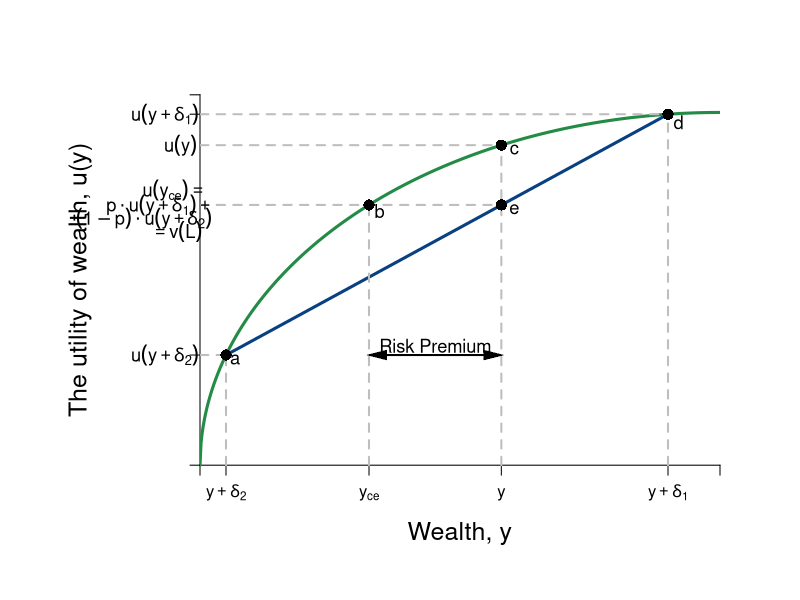

R code for this plot:
#Graph Designer(s): Simon Halliday & Riley Boeth '17
#Authors: Bowles, Foley and Halliday
#Title: Coordination, Conflict and Competition: A Text in Microeconomics

library(shape)
pdf(file = "risk/risk_averse_u.pdf", width = 10, height = 8)

#Set parameters for graphics
axislabelsize <- 1.5
labelsize <- 1.1
graphlinewidth <- 3
segmentlinewidth <- 2

COL <- c("#7fc97f", "#beaed4", "#fdc086", "#ffff99", "#386cb0", "#f0027f", "#bf5b17", "#666666")
COLA <- c("#e0f3db", "#99d8c9","#66c2a4","#41ae76", "#238b45", "#005824")
COLB <- c("#4eb3d3", "#2b8cbe", "#0868ac","#084081")

#Edited the margins to cater for the larger LHS labels
par(mar =  c(6, 10, 4, 4))

#Concave utility of wealth function

ConcaveU <- function(x,y){
  (1600-(x-40)^2)^(1/2)
}

#Add limits on axes and levels of utility for each indifference curve
ylims <- c(0, 42)
xlims <- c(0, 40)

npts <- 501 
x <- seq(xlims[1], xlims[2], length.out = npts)
y <- seq(ylims[1], ylims[2], length.out = npts) 

plot(0, 0, xlim = xlims, ylim = ylims, type = "n",
     xlab = expression(paste("")),
     ylab = expression(paste("")), 
     xaxt = "n", 
     yaxt = "n", 
     cex.lab = axislabelsize, 
     bty = "n", 
     xaxs="i" 
     #yaxs="i"
)

#x and y limits with plain axes without ticks/numbers to match previous graph

ticksy <- c(0, ConcaveU(2), ConcaveU(36), ylims[2])
ylabels <- c(NA, NA, NA, ylims[2])
ticksx <- c(0, 2, 13, 23.18, 36, xlims[2])
xlabels <- c(NA, expression(paste(y + delta[2])), expression(paste(y[ce])), expression(paste(y)), expression(paste(y + delta[1])), NA)

axis(1,at = ticksx,  pos = 0, labels = xlabels)
axis(2,at = ticksy,  pos = 0, labels = FALSE, las = 1)

npts <- 500 
xx1 <- seq(xlims[1], xlims[2], length.out = npts)
xx2 <- seq(0, xlims[2], length.out = npts)
xx3 <- seq(xlims[1], 0, length.out = npts)
xx4 <- seq(-11, 0, length.out = npts)

#Axis labels and draw linear utility function
mtext(expression(paste("Wealth, y")), side = 1, line = 2.5, cex = axislabelsize)
text(-9.2, 0.5*ylims[2], expression(paste("The utility of wealth, u(y)")), xpd = TRUE, cex = axislabelsize, srt = 90) 

lines(xx1, ConcaveU(xx1, y), col = COLA[5], lwd = graphlinewidth)

#Add line from pt a to pt c

segments(2, ConcaveU(2), 36, ConcaveU(36), lty = 1, col = COLB[4] , lwd = graphlinewidth)


#Label 5 points on line

text(2.7, ConcaveU(2)-.5, expression(paste("a")), cex = labelsize)
segments(2, 0, 2, ConcaveU(2), lty = 2, col = "gray", lwd = segmentlinewidth)
segments(0, ConcaveU(2), 2, ConcaveU(2), lty = 2, col = "gray", lwd = segmentlinewidth)
points(2, ConcaveU(2), pch = 16, col = "black", cex = 1.5)


text(24.18, ConcaveU(23.18)-.5, expression(paste("c")), cex = labelsize)
segments(23.18, 0, 23.18, ConcaveU(23.18), lty = 2, col = "gray", lwd = segmentlinewidth)
segments(0, ConcaveU(23.18), 23.18, ConcaveU(23.18), lty = 2, col = "gray", lwd = segmentlinewidth)
points(23.18, ConcaveU(23.18), pch = 16, col = "black", cex = 1.5)

text(24.18, ConcaveU(13)-.5, expression(paste("e")), cex = labelsize)
segments(0, ConcaveU(13), 23.18, ConcaveU(13), lty = 2, col = "gray", lwd = segmentlinewidth)
points(23.18, ConcaveU(13), pch = 16, col = "black", cex = 1.5)

text(13.8, ConcaveU(13)-.7, expression(paste("b")), cex = labelsize)
segments(13, 0, 13, ConcaveU(13), lty = 2, col = "gray", lwd = segmentlinewidth)
points(13, ConcaveU(13), pch = 16, col = "black", cex = 1.5)

text(36.8, ConcaveU(36)-.9, expression(paste("d")), cex = labelsize)
segments(36, 0, 36, ConcaveU(36), lty = 2, col = "gray", lwd = segmentlinewidth)
segments(0, ConcaveU(36), 36, ConcaveU(36), lty = 2, col = "gray", lwd = segmentlinewidth)
points(36, ConcaveU(36), pch = 16, col = "black", cex = 1.5)

#Label y-sub,x-sub,etc. on axes

#SH: removed these because I could add them to x-axis; y-axis labels cannot be added as usual
#text(36, -.9, expression(paste(y + Delta*y[1])), xpd = TRUE, cex = labelsize)
#text(13, -.9, expression(paste(y[ce])),  xpd = TRUE,  cex = labelsize)
#text(2, -.9, expression(paste(y - Delta*y[2])),  xpd = TRUE,  cex = labelsize)
#text(23.18, -.9, expression(paste(y)),  xpd = TRUE,  cex = labelsize)


text(-2.7, ConcaveU(36), expression(paste(u(y + delta[1]))), xpd = TRUE, cex = labelsize)
text(-1.95, ConcaveU(13)+1.7, expression(paste(u(y[ce]) == phantom() )),  xpd = TRUE, cex = labelsize)
text(-3.1, ConcaveU(13), expression(paste(p%.%u(y +  delta[1]) + phantom())),  xpd = TRUE, cex = labelsize)
text(-4.3, ConcaveU(13)-1.5, expression(paste((1 - p)%.%u(y + delta[2]))),  xpd = TRUE, cex = labelsize)
text(-1.8, ConcaveU(13)-3, expression(paste(phantom() == v(L))),  xpd = TRUE, cex = labelsize)
text(-2.7, ConcaveU(2), expression(paste(u(y + delta[2]))),  xpd = TRUE,  cex = labelsize)
text(-1.5, ConcaveU(23.18), expression(paste(u(y))),  xpd = TRUE,  cex = labelsize)

#Add risk premium distance arrow and label

Arrows(13.6, ConcaveU(2), 22.58, ConcaveU(2), col = "black", lty = 1, lwd = 2, code = 3, arr.type = "triangle", arr.lwd = 0.5)
text((23.18+13)/2, ConcaveU(2)+1, expression(paste("Risk Premium")),  xpd = TRUE,  cex = labelsize)


dev.off()
